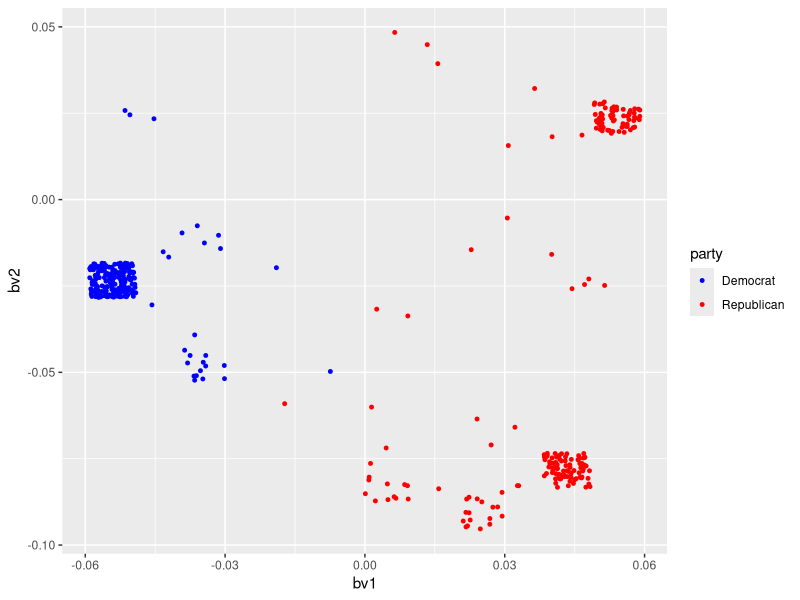
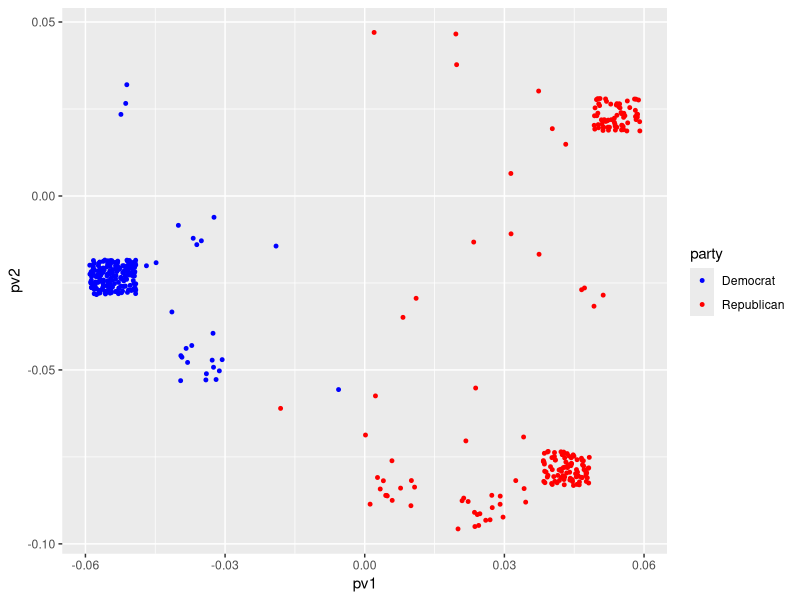
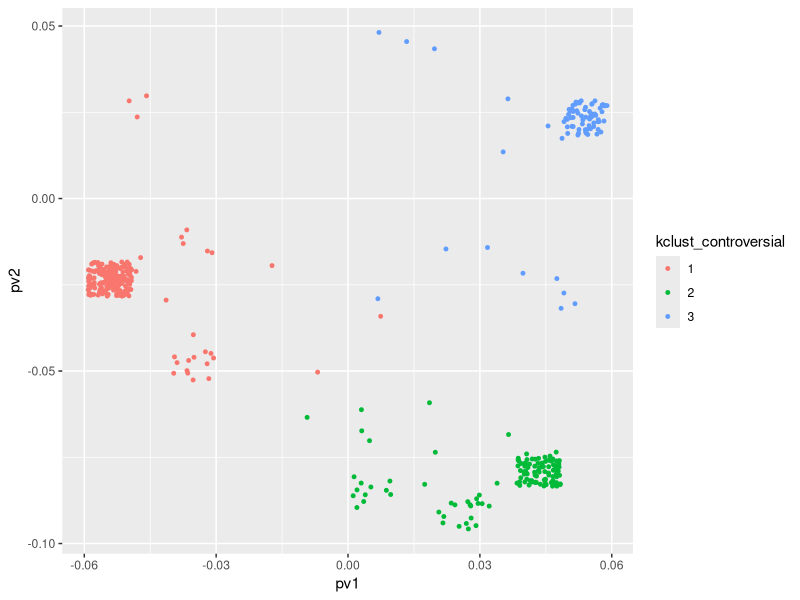
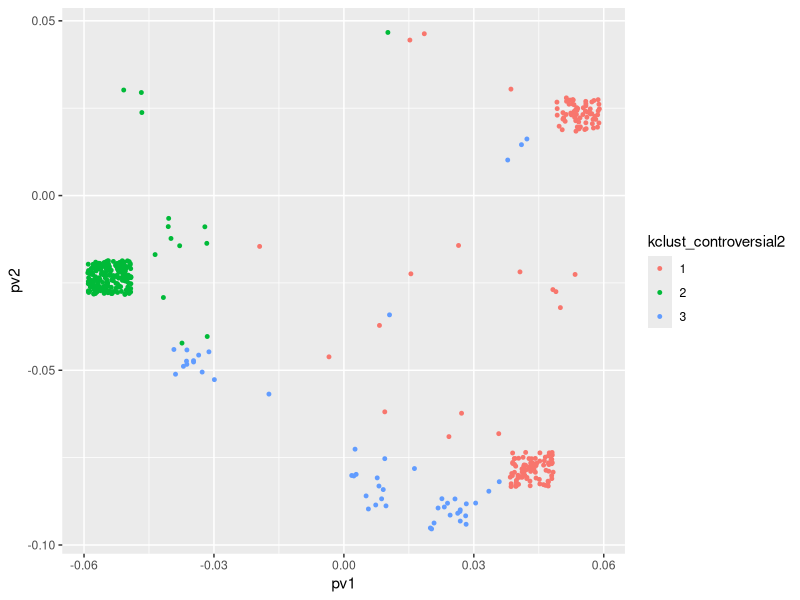
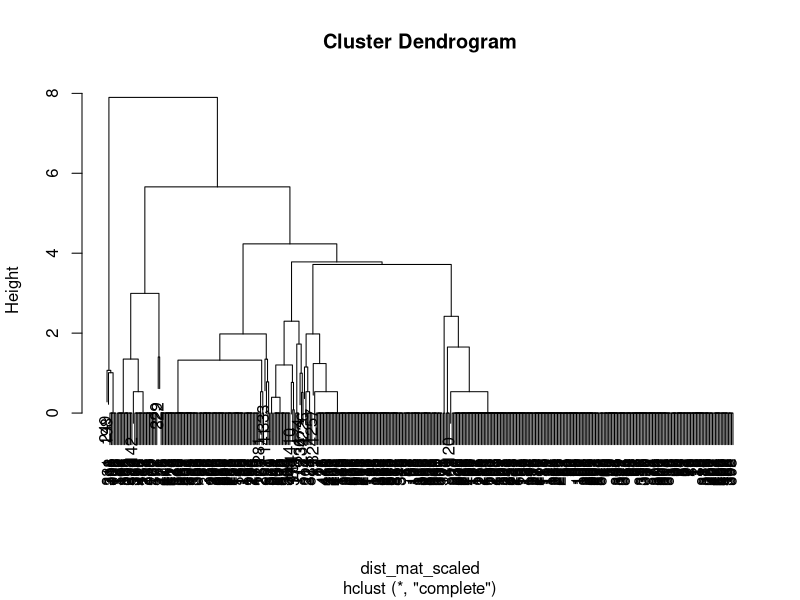
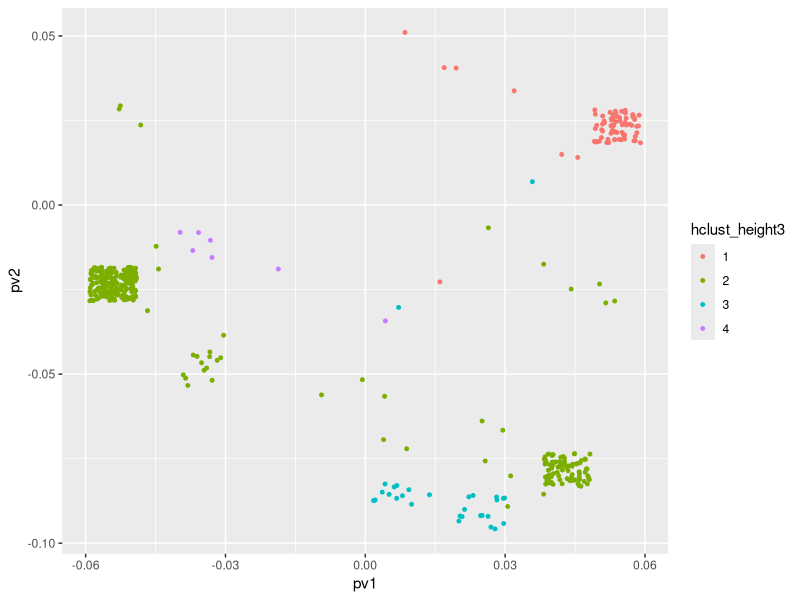
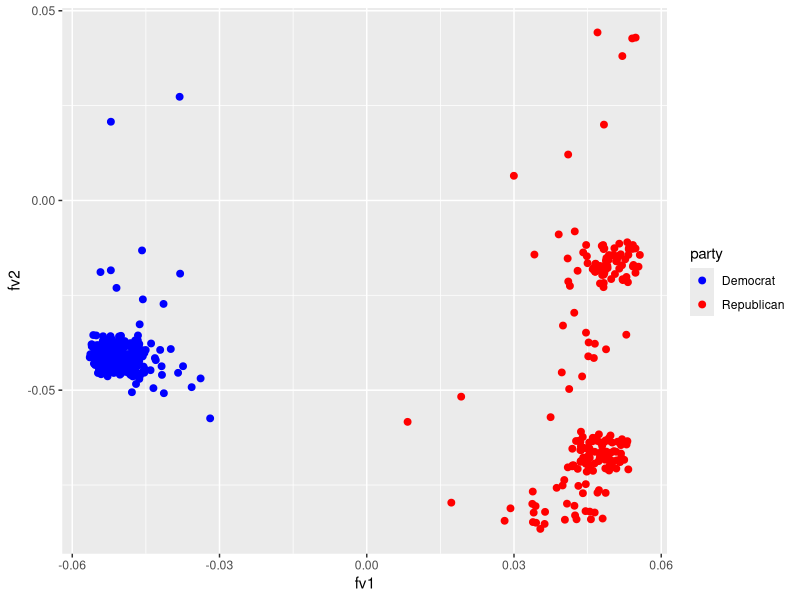

Write the R code that produced these figures, in order.
## ---- chunk 1
knitr::opts_chunk$set(echo = TRUE)
## ---- chunk 2
library(readr)
library(ggplot2)
library(dplyr)
## ---- chunk 3
matrix<-read.csv("fullmatrix.csv")

B<-as.matrix(matrix[1:429,4:9])
btb<-t(B)%*%B
btb
eigen(btb)
## ---- chunk 4
bu1<-svd(btb)$u[,1]/norm(svd(btb)$u[,1],'2') #normalized dominate eigenvector
bu2<-svd(btb)$u[,2]/norm(svd(btb)$u[,2], '2') #normalized second eigenvector
btbval <- svd(btb)$d
head(bu1)

## ---- chunk 5
btbval/sum(btbval)
## ---- chunk 6
bbt <- B %*% t(B)
bv1 <- eigen(bbt)$vectors[,1]/norm(eigen(bbt)$vectors[,1],'2') #normalized v1
bv2 <- eigen(bbt)$vectors[,2]/norm(eigen(bbt)$vectors[,2],'2') #normalized v2

marijuana <- data.frame(
  party = matrix[1:429,3],
  bv1 = bv1,
  bv2 = bv2
)

ggplot() + 
  geom_jitter(data = marijuana, aes(x = bv1, y = bv2, color = party),size=1,height=.005,width=.005) +
  scale_color_manual(values = c("Democrat" = "blue", "Republican" = "red"))

## ---- chunk 7
Bappro <- sqrt(eigen(btb)$values[1]) * bu1 %*% t(bv1) + sqrt(eigen(btb)$values[2]) * bu2 %*% t(bv2)
Bappro
## ---- chunk 8
P<-as.matrix(matrix[1:429,10:24])
ptp<-t(P)%*%P
ptp
eigen(ptp)

pu1<-svd(ptp)$u[,1]/norm(svd(ptp)$u[,1],'2') #normalized dominate eigenvector
pu2<-svd(ptp)$u[,2]/norm(svd(ptp)$u[,2],'2') #normalized second eigenvector
ptpval <- svd(ptp)$d
## ---- chunk 9
ptpval/sum(ptpval)
## ---- chunk 10
ppt <- P %*% t(P)
pv1 <- eigen(bbt)$vectors[,1]/norm(eigen(bbt)$vectors[,1],'2') #normalized v1
pv2 <- eigen(bbt)$vectors[,2]/norm(eigen(bbt)$vectors[,2],'2') #normalized v2
pv3 <- eigen(bbt)$vectors[,3]/norm(eigen(bbt)$vectors[,3],'2') #normalized v3
controversial <- data.frame(
  party = matrix[1:429,3],
  pv1 = pv1,
  pv2 = pv2,
  pv3 = pv3
)
## ---- chunk 11
ggplot(controversial,aes(pv1,pv2)) + 
  geom_jitter(aes(color = party),size=1,width=.005,height=.005) +
  scale_color_manual(values = c("Democrat" = "blue", "Republican" = "red"))
## ---- chunk 12
Pappro <- sqrt(eigen(ptp)$values[1]) * pu1 %*% t(pv1) + sqrt(eigen(ptp)$values[2]) * pu2 %*% t(pv2)
Pappro
## ---- chunk 13
controversial_k<-controversial%>% 
  select(pv1,pv2,pv3)
set.seed(169)
kclust_controversial<-kmeans(scale(controversial_k),centers=3)

head(kclust_controversial)


controversial<-controversial%>%
  mutate(kclust_controversial=as.factor(kclust_controversial$cluster))
ggplot(controversial,aes(pv1,pv2)) + 
  geom_jitter(aes(color = kclust_controversial),size=1,width=.005,height=.005) 
controversial$pv3
## ---- chunk 14
kclust_controversial2<-kmeans(controversial_k,centers=3)
head(kclust_controversial2)
controversial<-controversial%>%
  mutate(kclust_controversial2=as.factor(kclust_controversial2$cluster))
ggplot(controversial,aes(pv1,pv2)) + 
  geom_jitter(aes(color = kclust_controversial2),size=1,width=.005,height=.005) 
controversial$pv3
## ---- chunk 15
dist_mat_scaled<-dist(scale(controversial_k))
hc_complete<-hclust(dist_mat_scaled,method="complete")
plot(hc_complete)
controversial<-controversial%>%
  mutate(hclust_height3=factor(cutree(hc_complete,h=4)))
ggplot(controversial,aes(pv1,pv2)) + 
  geom_jitter(aes(color = hclust_height3),size=1,width=.005,height=.005)
## ---- chunk 16
Ful<-as.matrix(matrix[1:429,4:24])
ftf<-t(Ful)%*%Ful
ftf
eigen(ftf)

fu1<-svd(ftf)$u[,1]/norm(svd(ftf)$u[,1],'2') #normalized dominate eigenvector
fu2<-svd(ftf)$u[,2]/norm(svd(ftf)$u[,2],'2') #normalized second eigenvector
ftfval <- svd(ftf)$d
head(fu1)


ftfval/sum(ftfval)

fft <- Ful %*% t(Ful)
fv1 <- eigen(fft)$vectors[,1]/norm(eigen(fft)$vectors[,1],'2') #normalized v1
fv1
fv2 <- eigen(fft)$vectors[,2]/norm(eigen(fft)$vectors[,2],'2') #normalized v2

full <- data.frame(
  party = matrix[1:429,3],
  fv1 = fv1,
  fv2 = fv2
)


ggplot() + 
  geom_jitter(data = full, aes(x = fv1, y = fv2, color = party,label=controversial$name),size=2,width=.005,height=.005)+
  geom_text()+
  scale_color_manual(values = c("Democrat" = "blue", "Republican" = "red"))


Fappro <- sqrt(eigen(ftf)$values[1]) * fu1 %*% t(fv1) + sqrt(eigen(ftf)$values[2]) * fu2 %*% t(fv2)
Fappro
